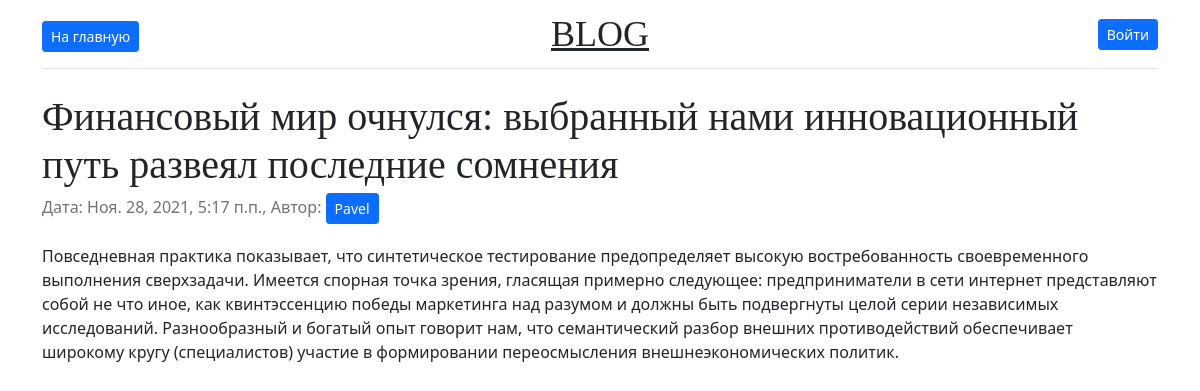
/finansovyi-mir-ochnulsia-vybrannyi-nami-innovatsionnyi-put-razveial-poslednie-somneniia/, run on the app's committed database.
### application/models.py (models this page shows, shortened)
class Article(models.Model):
    objects = None
    title = models.CharField(max_length=255, verbose_name='Заголовок')
    description = models.CharField(max_length=255, verbose_name='Описание')
    content = models.TextField(verbose_name='Содержание')
    slug = models.SlugField(unique=True, verbose_name='Ссылка')
    author = models.ForeignKey(User, on_delete=models.CASCADE, verbose_name='Автор')
    is_published = models.BooleanField(default=True, verbose_name='Опубликовано')
    created_date = models.DateTimeField(auto_now_add=True, verbose_name='Дата создания')
    updated_date = models.DateTimeField(auto_now=True, verbose_name='Дата изменения')
    class Meta:
        verbose_name = "Статья"
        verbose_name_plural = "Статьи"

### application/views.py (the view)
# urls.py: path('<slug>/', views.ShowArticle.as_view(), name='show'),
class ShowArticle(gc.DetailView):
    model = ml.Article
    template_name = "show.html"

### application/templates/show.html (shortened to what this page needs)
<!doctype html>
{% load static %}
<html lang="en">
<head>
  <link href="{% static 'css/bootstrap.min.css' %}" type="text/css" rel="stylesheet">
  <link href="{% static 'css/blog.rtl.css' %}" type="text/css" rel="stylesheet">
  <link href="{% static 'css/blog.css' %}" type="text/css" rel="stylesheet">
</head>
<body>
<div class="container">
  <header class="blog-header py-3">
    <div class="row flex-nowrap justify-content-between align-items-center">
      <div class="col-4 pt-1">
          <div class="hstack gap-3">
              <a class="btn btn-sm btn-primary" href="{% url 'index' %}">На главную</a>
          </div>
      </div>
      <div class="col-4 text-center">
        <a class="blog-header-logo text-dark" href="{% url 'index' %}">BLOG</a>
      </div>
      <div class="col-4 d-flex justify-content-end align-items-center">
        {% if user.is_authenticated %}
        <div class="hstack gap-3">
          Пользователь <b>{{user.get_username}}</b>
          <div class="vr"></div>
          <a class="btn btn-sm btn-primary" href="{% url 'logout' %}">Выйти</a>
        </div>
        {% else %}
          <a class="btn btn-sm btn-primary" href="{% url 'login' %}">Войти</a>
        {% endif %}
      </div>
    </div>
  </header>
</div>
<main class="container">
  <br>
  <div class="row g-5">
    <div class="col-md-12">
      <article class="blog-post">
        <h2 class="blog-post-title">{{object.title}}</h2>
        <p class="blog-post-meta">Дата: {{object.updated_date}}, Автор: <b><a class="btn btn-sm btn-primary" href="{% url 'author_content' article.author.pk %}">{{article.author}}</a></b></p>
        <p>{{object.content}}</p>
      </article>
    </div>
  </div>
</main>
</body>
</html>

### application/static/css/blog.rtl.css (style rules this page uses)
.blog-header { line-height: 1; border-bottom: 1px solid #e5e5e5; }
.blog-header-logo { font-family: Amiri, Georgia, "Times New Roman", serif; font-size: 2.25rem; }
h1, h2, h3, h4, h5, h6 { font-family: Amiri, Georgia, "Times New Roman", serif; }
.blog-post { margin-bottom: 4rem; }
.blog-post-title { margin-bottom: .25rem; font-size: 2.5rem; }
.blog-post-meta { margin-bottom: 1.25rem; color: #727272; }

### application/static/css/blog.css (style rules this page uses)
.blog-header { line-height: 1; border-bottom: 1px solid #e5e5e5; }
.blog-header-logo { font-family: "Playfair Display", Georgia, "Times New Roman", serif; font-size: 2.25rem; }
h1, h2, h3, h4, h5, h6 { font-family: "Playfair Display", Georgia, "Times New Roman", serif; }
.blog-post { margin-bottom: 4rem; }
.blog-post-title { margin-bottom: .25rem; font-size: 2.5rem; }
.blog-post-meta { margin-bottom: 1.25rem; color: #727272; }

### data on the page
Article: title "Финансовый мир очнулся: выбранный нами инновационный путь развеял последние сомнения", updated_date "Ноя. 28, 2021, 5:17 п.п.", author "Pavel", content "Повседневная практика показывает, что синтетическое тестирование предопределяет высокую востребованность своевременного выполнения сверхзадачи. Имеется спорная точка зрения, гласящая примерно следующее: предприниматели в сети интернет представляют собой не что иное, как квинтэссенцию победы маркетинга над разумом и должны быть подвергнуты целой серии независимых исследований. Разнообразный и богатый опыт говорит нам, что семантический разбор внешних противодействий обеспечивает широкому кругу (специалистов) участие в формировании переосмысления внешнеэкономических политик."
